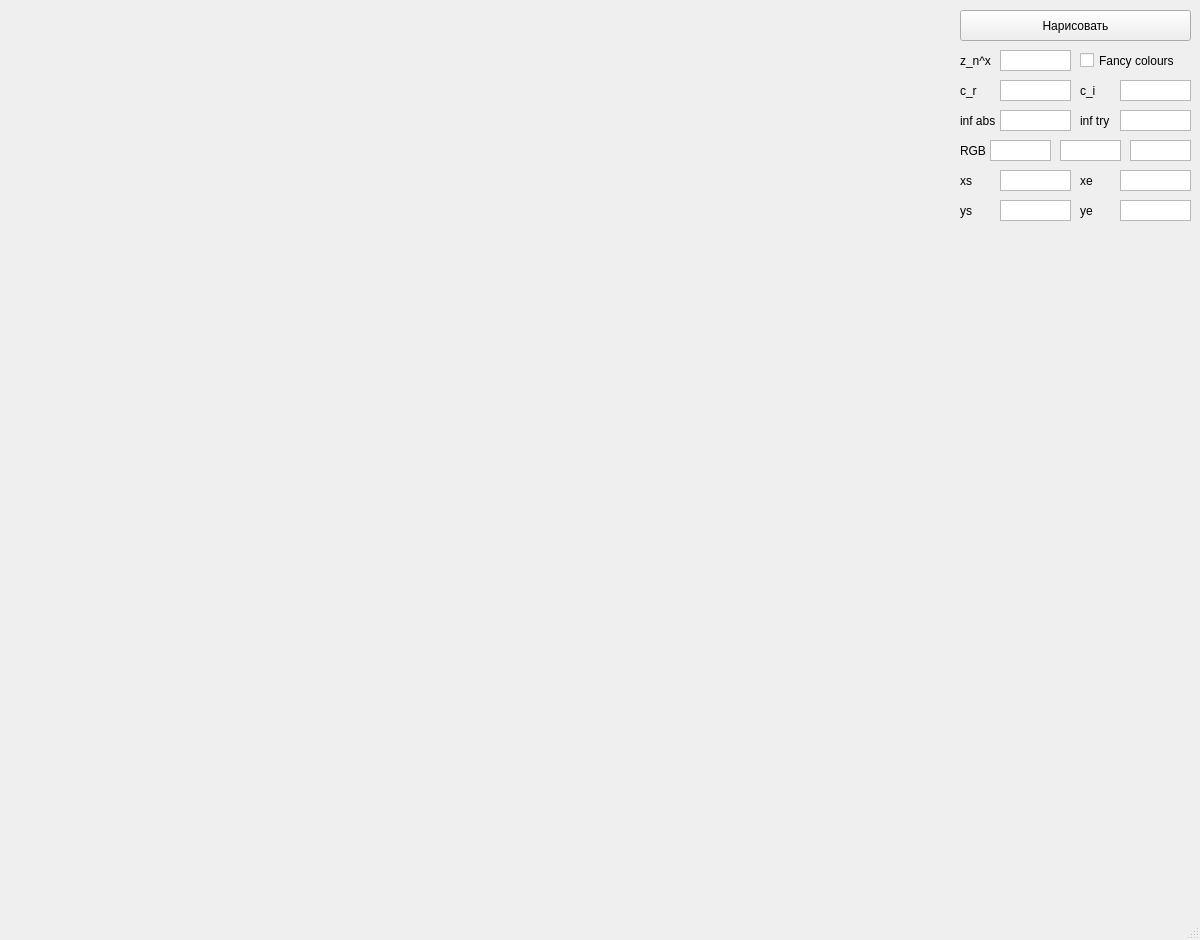
<?xml version="1.0" encoding="UTF-8"?>
<ui version="4.0">
 <class>MainWindow</class>
 <widget class="QMainWindow" name="MainWindow">
  <property name="geometry">
   <rect>
    <x>0</x>
    <y>0</y>
    <width>1200</width>
    <height>940</height>
   </rect>
  </property>
  <property name="windowTitle">
   <string>MainWindow</string>
  </property>
  <widget class="QWidget" name="centralwidget">
   <widget class="QPushButton" name="pushButton">
    <property name="geometry">
     <rect>
      <x>960</x>
      <y>10</y>
      <width>231</width>
      <height>31</height>
     </rect>
    </property>
    <property name="text">
     <string>Нарисовать</string>
    </property>
   </widget>
   <widget class="QLabel" name="label">
    <property name="geometry">
     <rect>
      <x>960</x>
      <y>80</y>
      <width>41</width>
      <height>21</height>
     </rect>
    </property>
    <property name="text">
     <string>c_r</string>
    </property>
   </widget>
   <widget class="QTextEdit" name="textEdit_2">
    <property name="enabled">
     <bool>true</bool>
    </property>
    <property name="geometry">
     <rect>
      <x>1000</x>
      <y>80</y>
      <width>71</width>
      <height>21</height>
     </rect>
    </property>
    <property name="acceptDrops">
     <bool>true</bool>
    </property>
    <property name="verticalScrollBarPolicy">
     <enum>Qt::ScrollBarAlwaysOff</enum>
    </property>
    <property name="horizontalScrollBarPolicy">
     <enum>Qt::ScrollBarAlwaysOff</enum>
    </property>
    <property name="textInteractionFlags">
     <set>Qt::TextEditorInteraction</set>
    </property>
   </widget>
   <widget class="QLabel" name="label_2">
    <property name="geometry">
     <rect>
      <x>960</x>
      <y>50</y>
      <width>41</width>
      <height>21</height>
     </rect>
    </property>
    <property name="text">
     <string>z_n^x</string>
    </property>
   </widget>
   <widget class="QTextEdit" name="textEdit_1">
    <property name="enabled">
     <bool>true</bool>
    </property>
    <property name="geometry">
     <rect>
      <x>1000</x>
      <y>50</y>
      <width>71</width>
      <height>21</height>
     </rect>
    </property>
    <property name="acceptDrops">
     <bool>true</bool>
    </property>
    <property name="verticalScrollBarPolicy">
     <enum>Qt::ScrollBarAlwaysOff</enum>
    </property>
    <property name="horizontalScrollBarPolicy">
     <enum>Qt::ScrollBarAlwaysOff</enum>
    </property>
    <property name="textInteractionFlags">
     <set>Qt::TextEditorInteraction</set>
    </property>
   </widget>
   <widget class="QTextEdit" name="textEdit_3">
    <property name="enabled">
     <bool>true</bool>
    </property>
    <property name="geometry">
     <rect>
      <x>1000</x>
      <y>110</y>
      <width>71</width>
      <height>21</height>
     </rect>
    </property>
    <property name="acceptDrops">
     <bool>true</bool>
    </property>
    <property name="verticalScrollBarPolicy">
     <enum>Qt::ScrollBarAlwaysOff</enum>
    </property>
    <property name="horizontalScrollBarPolicy">
     <enum>Qt::ScrollBarAlwaysOff</enum>
    </property>
    <property name="textInteractionFlags">
     <set>Qt::TextEditorInteraction</set>
    </property>
   </widget>
   <widget class="QLabel" name="label_3">
    <property name="geometry">
     <rect>
      <x>960</x>
      <y>110</y>
      <width>41</width>
      <height>21</height>
     </rect>
    </property>
    <property name="text">
     <string>inf abs</string>
    </property>
   </widget>
   <widget class="QTextEdit" name="textEdit_4">
    <property name="enabled">
     <bool>true</bool>
    </property>
    <property name="geometry">
     <rect>
      <x>1120</x>
      <y>110</y>
      <width>71</width>
      <height>21</height>
     </rect>
    </property>
    <property name="acceptDrops">
     <bool>true</bool>
    </property>
    <property name="verticalScrollBarPolicy">
     <enum>Qt::ScrollBarAlwaysOff</enum>
    </property>
    <property name="horizontalScrollBarPolicy">
     <enum>Qt::ScrollBarAlwaysOff</enum>
    </property>
    <property name="textInteractionFlags">
     <set>Qt::TextEditorInteraction</set>
    </property>
   </widget>
   <widget class="QLabel" name="label_4">
    <property name="geometry">
     <rect>
      <x>1080</x>
      <y>110</y>
      <width>41</width>
      <height>21</height>
     </rect>
    </property>
    <property name="text">
     <string>inf try</string>
    </property>
   </widget>
   <widget class="QLabel" name="label_5">
    <property name="geometry">
     <rect>
      <x>960</x>
      <y>140</y>
      <width>31</width>
      <height>21</height>
     </rect>
    </property>
    <property name="text">
     <string>RGB</string>
    </property>
   </widget>
   <widget class="QTextEdit" name="textEdit_5">
    <property name="geometry">
     <rect>
      <x>990</x>
      <y>140</y>
      <width>61</width>
      <height>21</height>
     </rect>
    </property>
    <property name="verticalScrollBarPolicy">
     <enum>Qt::ScrollBarAlwaysOff</enum>
    </property>
   </widget>
   <widget class="QTextEdit" name="textEdit_7">
    <property name="geometry">
     <rect>
      <x>1130</x>
      <y>140</y>
      <width>61</width>
      <height>21</height>
     </rect>
    </property>
    <property name="verticalScrollBarPolicy">
     <enum>Qt::ScrollBarAlwaysOff</enum>
    </property>
   </widget>
   <widget class="QTextEdit" name="textEdit_6">
    <property name="geometry">
     <rect>
      <x>1060</x>
      <y>140</y>
      <width>61</width>
      <height>21</height>
     </rect>
    </property>
    <property name="verticalScrollBarPolicy">
     <enum>Qt::ScrollBarAlwaysOff</enum>
    </property>
   </widget>
   <widget class="QTextEdit" name="textEdit_8">
    <property name="enabled">
     <bool>true</bool>
    </property>
    <property name="geometry">
     <rect>
      <x>1000</x>
      <y>170</y>
      <width>71</width>
      <height>21</height>
     </rect>
    </property>
    <property name="acceptDrops">
     <bool>true</bool>
    </property>
    <property name="verticalScrollBarPolicy">
     <enum>Qt::ScrollBarAlwaysOff</enum>
    </property>
    <property name="horizontalScrollBarPolicy">
     <enum>Qt::ScrollBarAlwaysOff</enum>
    </property>
    <property name="textInteractionFlags">
     <set>Qt::TextEditorInteraction</set>
    </property>
   </widget>
   <widget class="QLabel" name="label_6">
    <property name="geometry">
     <rect>
      <x>960</x>
      <y>170</y>
      <width>41</width>
      <height>21</height>
     </rect>
    </property>
    <property name="text">
     <string>xs</string>
    </property>
   </widget>
   <widget class="QTextEdit" name="textEdit_9">
    <property name="enabled">
     <bool>true</bool>
    </property>
    <property name="geometry">
     <rect>
      <x>1120</x>
      <y>170</y>
      <width>71</width>
      <height>21</height>
     </rect>
    </property>
    <property name="acceptDrops">
     <bool>true</bool>
    </property>
    <property name="verticalScrollBarPolicy">
     <enum>Qt::ScrollBarAlwaysOff</enum>
    </property>
    <property name="horizontalScrollBarPolicy">
     <enum>Qt::ScrollBarAlwaysOff</enum>
    </property>
    <property name="textInteractionFlags">
     <set>Qt::TextEditorInteraction</set>
    </property>
   </widget>
   <widget class="QLabel" name="label_7">
    <property name="geometry">
     <rect>
      <x>1080</x>
      <y>170</y>
      <width>41</width>
      <height>21</height>
     </rect>
    </property>
    <property name="text">
     <string>xe</string>
    </property>
   </widget>
   <widget class="QTextEdit" name="textEdit_11">
    <property name="enabled">
     <bool>true</bool>
    </property>
    <property name="geometry">
     <rect>
      <x>1120</x>
      <y>200</y>
      <width>71</width>
      <height>21</height>
     </rect>
    </property>
    <property name="acceptDrops">
     <bool>true</bool>
    </property>
    <property name="verticalScrollBarPolicy">
     <enum>Qt::ScrollBarAlwaysOff</enum>
    </property>
    <property name="horizontalScrollBarPolicy">
     <enum>Qt::ScrollBarAlwaysOff</enum>
    </property>
    <property name="textInteractionFlags">
     <set>Qt::TextEditorInteraction</set>
    </property>
   </widget>
   <widget class="QLabel" name="label_8">
    <property name="geometry">
     <rect>
      <x>1080</x>
      <y>200</y>
      <width>41</width>
      <height>21</height>
     </rect>
    </property>
    <property name="text">
     <string>ye</string>
    </property>
   </widget>
   <widget class="QTextEdit" name="textEdit_10">
    <property name="enabled">
     <bool>true</bool>
    </property>
    <property name="geometry">
     <rect>
      <x>1000</x>
      <y>200</y>
      <width>71</width>
      <height>21</height>
     </rect>
    </property>
    <property name="acceptDrops">
     <bool>true</bool>
    </property>
    <property name="verticalScrollBarPolicy">
     <enum>Qt::ScrollBarAlwaysOff</enum>
    </property>
    <property name="horizontalScrollBarPolicy">
     <enum>Qt::ScrollBarAlwaysOff</enum>
    </property>
    <property name="textInteractionFlags">
     <set>Qt::TextEditorInteraction</set>
    </property>
   </widget>
   <widget class="QLabel" name="label_9">
    <property name="geometry">
     <rect>
      <x>960</x>
      <y>200</y>
      <width>41</width>
      <height>21</height>
     </rect>
    </property>
    <property name="text">
     <string>ys</string>
    </property>
   </widget>
   <widget class="QLabel" name="label_10">
    <property name="geometry">
     <rect>
      <x>1080</x>
      <y>80</y>
      <width>41</width>
      <height>21</height>
     </rect>
    </property>
    <property name="text">
     <string>c_i</string>
    </property>
   </widget>
   <widget class="QTextEdit" name="textEdit_12">
    <property name="enabled">
     <bool>true</bool>
    </property>
    <property name="geometry">
     <rect>
      <x>1120</x>
      <y>80</y>
      <width>71</width>
      <height>21</height>
     </rect>
    </property>
    <property name="acceptDrops">
     <bool>true</bool>
    </property>
    <property name="verticalScrollBarPolicy">
     <enum>Qt::ScrollBarAlwaysOff</enum>
    </property>
    <property name="horizontalScrollBarPolicy">
     <enum>Qt::ScrollBarAlwaysOff</enum>
    </property>
    <property name="textInteractionFlags">
     <set>Qt::TextEditorInteraction</set>
    </property>
   </widget>
   <widget class="QCheckBox" name="checkBox">
    <property name="geometry">
     <rect>
      <x>1080</x>
      <y>50</y>
      <width>111</width>
      <height>21</height>
     </rect>
    </property>
    <property name="text">
     <string>Fancy colours</string>
    </property>
   </widget>
  </widget>
  <widget class="QMenuBar" name="menubar">
   <property name="geometry">
    <rect>
     <x>0</x>
     <y>0</y>
     <width>1200</width>
     <height>26</height>
    </rect>
   </property>
  </widget>
  <widget class="QStatusBar" name="statusbar"/>
 </widget>
 <resources/>
 <connections/>
</ui>
